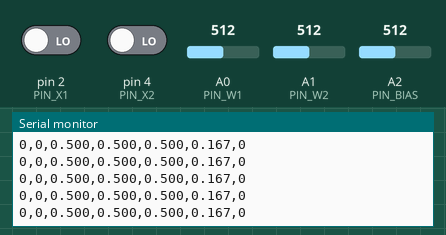
Simulated run of this sketch. Board: Arduino Uno, built for the host (arithmetic inside an expression is 32-bit, double 64-bit). Shown: the last lines printed to the serial monitor. The test bench sets the inputs (shaded band); at power-on: A0 (PIN_W1) = 512, A1 (PIN_W2) = 512, A2 (PIN_BIAS) = 512, pin 2 (PIN_X1) LOW, pin 4 (PIN_X2) LOW.

Above: at 1.2 s.
1.3 s: A0 (PIN_W1) set to 716
At 1.31 s:
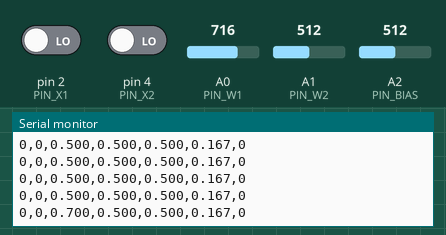
2.8 s: A1 (PIN_W2) set to 716
At 2.82 s:
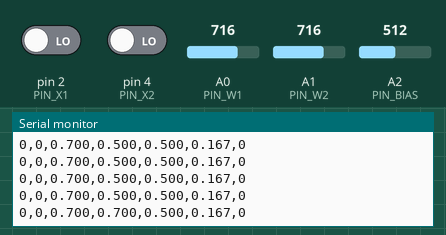
4.3 s: A2 (PIN_BIAS) set to 716
At 4.33 s:
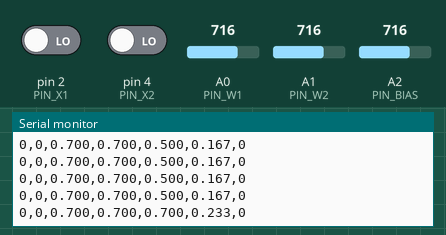
5.8 s: pin 2 (PIN_X1) driven HIGH
At 5.84 s:
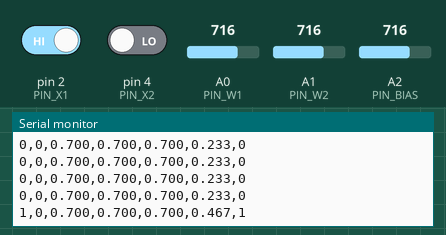
7.3 s: pin 4 (PIN_X2) driven HIGH
At 7.35 s:
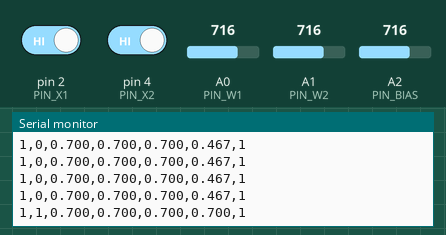
8.8 s: A0 (PIN_W1) set to 900
At 8.85 s:
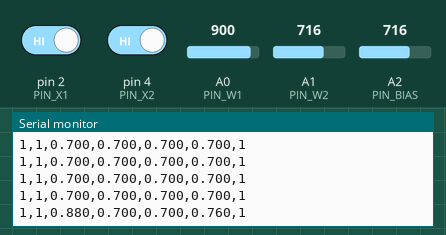
Timing chart, 0 to 11.3 s (numbered marks = the images above; inputs shaded):
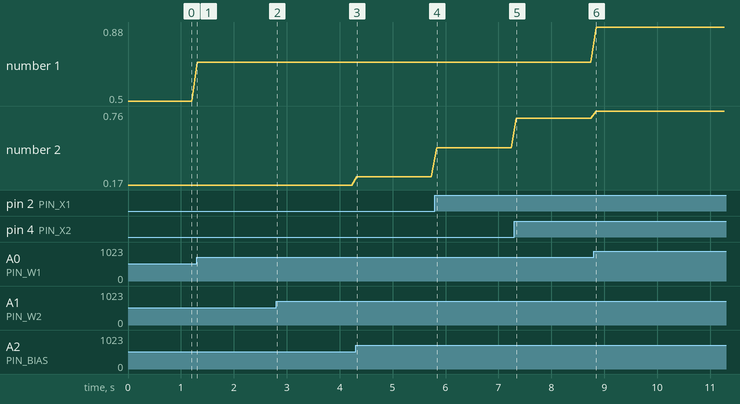

The sketch:

Perceptron_Reader.ino
```cpp
// ─────────────────────────────────────────────────────────
//  PERCEPTRON READER — Arduino Sketch
//  Reads your analog perceptron circuit and streams
//  live data to the Processing visualizer over serial.
// ─────────────────────────────────────────────────────────
//
//  EXTRA WIRES TO ADD TO YOUR BREADBOARD:
//
//  1. Arduino GND  →  Breadboard GND rail (blue)
//
//  2. DIP switch top pins: DISCONNECT from +9V rail
//     Reconnect both to Arduino 5V pin instead.
//     (Row 26 and Row 27 will now be 0V or 5V — safe for Arduino)
//
//  3. Pot 3 left terminal (Row 37): DISCONNECT from +9V rail
//     Reconnect to Arduino 5V pin instead.
//     (Bias wiper now ranges 0–5V — safe for Arduino)
//
//  4. Arduino D2  →  Row 26  (x₁, DIP switch 1 output)
//  5. Arduino D4  →  Row 27  (x₂, DIP switch 2 output)
//  6. Arduino A0  →  Row 31  (Pot 1 wiper, weight w₁)
//  7. Arduino A1  →  Row 35  (Pot 2 wiper, weight w₂)
//  8. Arduino A2  →  Row 39  (Pot 3 wiper, bias b)
//
//  9. TL074 output voltage divider (IMPORTANT — 9V would fry A3):
//     Row 5 left (TL074 Pin 1)  →  220Ω  →  [Junction A]
//     [Junction A]              →  220Ω  →  GND rail
//     Arduino A3                →  [Junction A]
//     This scales 0–9V down to 0–4.5V before hitting A3.
//     Uses 2 of your remaining 220Ω resistors.
//
// ─────────────────────────────────────────────────────────

const int PIN_X1   = 2;
const int PIN_X2   = 4;
const int PIN_W1   = A0;
const int PIN_W2   = A1;
const int PIN_BIAS = A2;

void setup() {
  Serial.begin(9600);

  // CRITICAL FIX: If you use INPUT, the pins float and read random noise.
  // INPUT_PULLDOWN forces them to 0V when the switch is OFF.
  pinMode(PIN_X1, INPUT_PULLDOWN);
  pinMode(PIN_X2, INPUT_PULLDOWN);

  Serial.println("PERCEPTRON_READY");
}

void loop() {
  int x1 = digitalRead(PIN_X1);
  int x2 = digitalRead(PIN_X2);

  float w1   = analogRead(PIN_W1)   / 1023.0;
  float w2   = analogRead(PIN_W2)   / 1023.0;
  float bias = analogRead(PIN_BIAS) / 1023.0;

  // True perceptron math
float sigma = (w1 * x1 + w2 * x2 + bias);

// Normalize to 0–1 range (since max possible = 3)
sigma = sigma / 3.0;

// Threshold at 0.45
int fired = (sigma > 0.45) ? 1 : 0;

  // CSV format: x1,x2,w1,w2,bias,sigma,fired
  Serial.print(x1);        Serial.print(",");
  Serial.print(x2);        Serial.print(",");
  Serial.print(w1, 3);     Serial.print(",");
  Serial.print(w2, 3);     Serial.print(",");
  Serial.print(bias, 3);   Serial.print(",");
  Serial.print(sigma, 3);  Serial.print(",");
  Serial.println(fired);

  delay(100);
}
```

Measured:
- after the input at 1.3 s, the serial monitor: prints a new line at once (image 1)
- after the input at 2.8 s, the serial monitor: prints a new line at once (image 2)
- after the input at 4.3 s, the serial monitor: prints a new line at once (image 3)
- after the input at 5.8 s, the serial monitor: prints a new line at once (image 4)
- after the input at 7.3 s, the serial monitor: prints a new line at once (image 5)
- after the input at 8.8 s, the serial monitor: prints a new line after 0.05 s (image 6)
- plotted number 1: 0.5 → 0.7 after the input at 1.3 s, 0.7 → 0.88 after the input at 8.8 s
- plotted number 2: 0.17 → 0.23 after the input at 4.3 s, 0.23 → 0.47 after the input at 5.8 s, 0.7 → 0.76 after the input at 8.8 s
